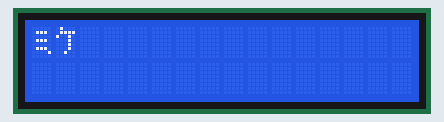
Simulated run of this sketch. Board: Arduino Uno, built with avr-gcc and run on an emulated ATmega328P. On the bench: 16×2 character LCD.

Above: at 0.1 s.
At 13.2 s:
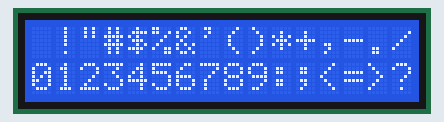
At 17.2 s:
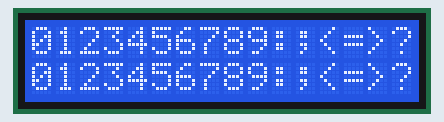
At 21.2 s:
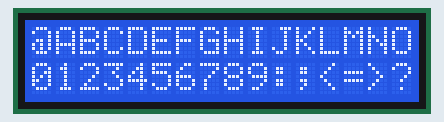
At 25.2 s:
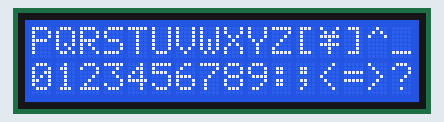
At 37.3 s:
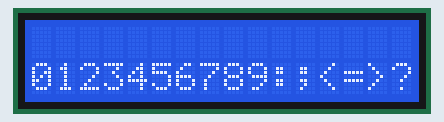

Measured:
- what the display in image 1 shows lasts 4.0 s, from 13.1 s to 17.1 s

The sketch:

StriveCharacter.ino
```cpp
#include <Wire.h>
#include <LiquidCrystal_I2C.h>
#include<stdio.h>
#include<string.h>
#if defined(ARDUINO) && ARDUINO >= 100
#define printByte(args)  write(args);
#else
#define printByte(args)  print(args,BYTE);
#endif
LiquidCrystal_I2C lcd(0x27,16,2);
int karakter = 0;

void displayMan(void){
  uint8_t i = 0;
  while(1){
    lcd.setCursor(0,0);
    for(int j = karakter; j < 16; j++){

      lcd.printByte(i+j);
    }
    i+=16;
    delay(4000);
  }
}

void setup() {
  // put your setup code here, to run once:
  lcd.init();
  lcd.backlight();
  lcd.setBacklight(1);

  //lcd.print("アルドゥイーノ");
  lcd.print(String((char)208) + String((char)185));

  lcd.setCursor(0,1);


  delay(5000);
  lcd.clear();
  lcd.setCursor(0,1);
  for(int o = 0; o < 16;o++){
    lcd.printByte(48+o);
  }
  displayMan();
}

void loop() {
  // put your main code here, to run repeatedly:

}
```
